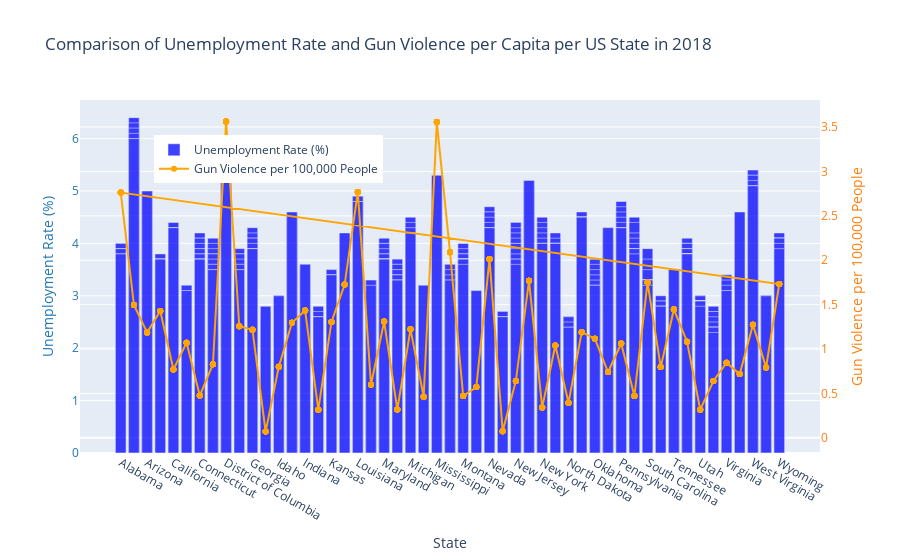

This figure's notebook cell:
### Markdown cell above
*Figure 6: This scatter plot has the poverty rate as its x-value and the gun deaths per capita as its y-value, each dot represents a state and the trend line displays the correlation between the two variables. The mean of the “Total Unemployment in State/Area“ is 170k and the standard deviation is 215k.*

This scatter plot also shows the correlation between poverty rate and gun deaths per state, where the trend line clearly implies a positive correlation between these two variables, where a higher rate of poverty generally correlates to a higher amount of gun deaths per capita. The coefficient of the graph is 0.0000020045 and the Pearson correlation is 0.71908 which tells us that between these datasets there is a significant correlation between the data in the two sets.

### Code cell
import pandas as pd
import plotly.graph_objects as go
from scipy.stats import pearsonr

# Load the datasets
df_guns = pd.read_csv('gun-violence-data_01-2013_03-2018.csv')
df_unemployment = pd.read_csv('Unemployment in America Per US State.csv')
df_statepop = pd.read_csv('nst-est2019-alldata.csv')

# Convert date column to datetime
df_guns['date'] = pd.to_datetime(df_guns['date'])

# Filter data for 2018
df_guns_2018 = df_guns[df_guns['date'].dt.year == 2018]

# Aggregate gun violence data by state
df_guns_agg = df_guns_2018.groupby('state')['n_killed'].sum().reset_index()

# Filter unemployment data for 2018
df_unemployment_2018 = df_unemployment[df_unemployment['Year'] == 2018]

# Select relevant columns from population dataset
df_statepop_2018 = df_statepop[['STATE', 'POPESTIMATE2018']]

# Replace state codes with state names in the population dataset
state_codes = {
    1: 'Alabama', 2: 'Alaska', 4: 'Arizona', 5: 'Arkansas', 6: 'California', 8: 'Colorado', 9: 'Connecticut',
    10: 'Delaware', 11: 'District of Columbia', 12: 'Florida', 13: 'Georgia', 15: 'Hawaii', 16: 'Idaho',
    17: 'Illinois', 18: 'Indiana', 19: 'Iowa', 20: 'Kansas', 21: 'Kentucky', 22: 'Louisiana', 23: 'Maine',
    24: 'Maryland', 25: 'Massachusetts', 26: 'Michigan', 27: 'Minnesota', 28: 'Mississippi', 29: 'Missouri',
    30: 'Montana', 31: 'Nebraska', 32: 'Nevada', 33: 'New Hampshire', 34: 'New Jersey', 35: 'New Mexico',
    36: 'New York', 37: 'North Carolina', 38: 'North Dakota', 39: 'Ohio', 40: 'Oklahoma', 41: 'Oregon',
    42: 'Pennsylvania', 44: 'Rhode Island', 45: 'South Carolina', 46: 'South Dakota', 47: 'Tennessee',
    48: 'Texas', 49: 'Utah', 50: 'Vermont', 51: 'Virginia', 53: 'Washington', 54: 'West Virginia',
    55: 'Wisconsin', 56: 'Wyoming'
}
df_statepop_2018['state'] = df_statepop_2018['STATE'].map(state_codes)

# Merge the datasets on the state
df_merged = pd.merge(df_unemployment_2018, df_guns_agg, left_on='State/Area', right_on='state')
df_merged = pd.merge(df_merged, df_statepop_2018[['state', 'POPESTIMATE2018']], on='state')

# Calculate gun violence per capita
df_merged['n_killed_per_capita'] = df_merged['n_killed'] / df_merged['POPESTIMATE2018'] * 100000  # per 100,000 people

# Calculate Pearson correlation
pearson_corr, _ = pearsonr(df_merged['Percent (%) of Labor Force Unemployed in State/Area'], df_merged['n_killed_per_capita'])
print(f"Pearson Correlation Coefficient: {pearson_corr:.2f}")

# Create Dual Axis plot
fig = go.Figure()

# Add unemployment data to the plot
fig.add_trace(
    go.Bar(x=df_merged['State/Area'], y=df_merged['Percent (%) of Labor Force Unemployed in State/Area'], name='Unemployment Rate (%)', yaxis='y1', marker_color='blue', opacity=0.75)
)

# Add gun violence per capita data to the plot
fig.add_trace(
    go.Scatter(x=df_merged['State/Area'], y=df_merged['n_killed_per_capita'], name='Gun Violence per 100,000 People', yaxis='y2', mode='lines+markers', marker=dict(color='orange'))
)

# Create axis objects
fig.update_layout(
    title='Comparison of Unemployment Rate and Gun Violence per Capita per US State in 2018',
    xaxis=dict(title='State'),
    yaxis=dict(title='Unemployment Rate (%)', titlefont=dict(color='#1f77b4'), tickfont=dict(color='#1f77b4')),
    yaxis2=dict(title='Gun Violence per 100,000 People', titlefont=dict(color='#ff7f0e'), tickfont=dict(color='#ff7f0e'), overlaying='y', side='right'),
    legend=dict(x=0.1, y=0.9),
    barmode='overlay'
)

fig.show()

### Figure 1 — Plotly figure (JSON) as saved in the notebook; plotly's stock layout.template omitted (floating-point values rounded to 4 significant figures; data arrays with more than 128 entries replaced by an {"elided": "..."} marker saying what was removed)
{"data": [{"marker": {"color": "blue"}, "name": "Unemployment Rate (%)", "opacity": 0.75, "type": "bar", "x": {"elided": "612 str values"}, "y": {"elided": "612 float values"}, "yaxis": "y"}, {"marker": {"color": "orange"}, "mode": "lines+markers", "name": "Gun Violence per 100,000 People", "type": "scatter", "x": {"elided": "612 str values"}, "y": {"elided": "612 float values"}, "yaxis": "y2"}], "layout": {"autosize": true, "barmode": "overlay", "legend": {"x": 0.1, "y": 0.9}, "title": {"text": "Comparison of Unemployment Rate and Gun Violence per Capita per US State in 2018"}, "xaxis": {"autorange": true, "range": [-2.963, 52.96], "title": {"text": "State"}, "type": "category"}, "yaxis": {"autorange": true, "range": [0, 6.737], "tickfont": {"color": "#1f77b4"}, "title": {"font": {"color": "#1f77b4"}, "text": "Unemployment Rate (%)"}, "type": "linear"}, "yaxis2": {"autorange": true, "overlaying": "y", "range": [-0.2812, 3.915], "side": "right", "tickfont": {"color": "#ff7f0e"}, "title": {"font": {"color": "#ff7f0e"}, "text": "Gun Violence per 100,000 People"}, "type": "linear"}}}
